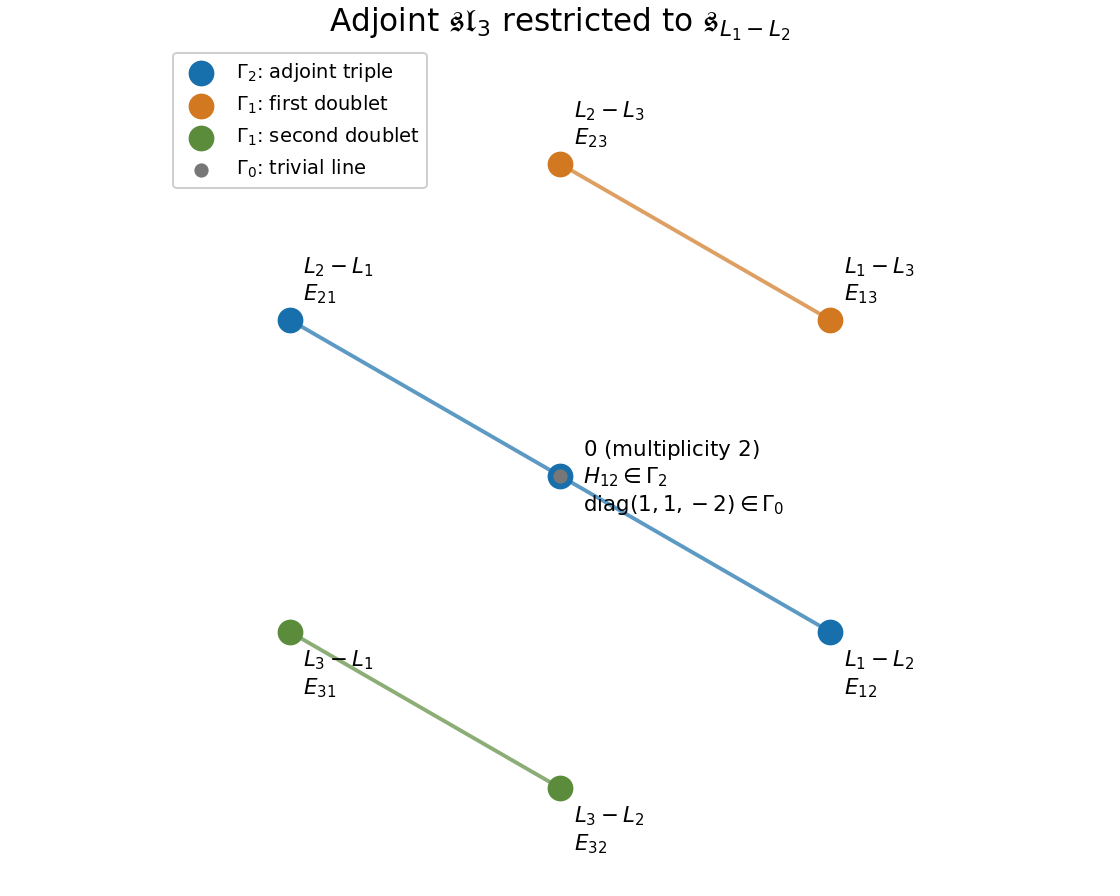

This figure's Python source:
"""Adjoint A2 weights. Output paper-1-adjoint.png to caller CWD only.
Tested: Python 3.14.4, matplotlib 3.10.7, numpy 2.3.5.
The caller's MPLCONFIGDIR is unchanged; dependencies are root pyproject entries.
"""
import matplotlib
matplotlib.use('Agg')
import matplotlib.pyplot as plt
import numpy as np
L=np.array([[1.,0.],[-.5,np.sqrt(3)/2],[-.5,-np.sqrt(3)/2]])
fig,ax=plt.subplots(figsize=(8,6.4),layout='constrained')
colors=['#176fac','#d17820','#5b8c3c','#777777']
groups=[[(0,1),(1,0)],[(0,2),(1,2)],[(2,1),(2,0)]]
labels=[r'$\Gamma_2$: adjoint triple',r'$\Gamma_1$: first doublet',r'$\Gamma_1$: second doublet']
for k,group in enumerate(groups):
    pts=np.array([L[i]-L[j] for i,j in group])
    if k==0:pts=np.vstack((pts[0],np.zeros(2),pts[1]))
    ax.plot(pts[:,0],pts[:,1],'-',color=colors[k],lw=2,alpha=.7)
    ax.scatter(pts[:,0],pts[:,1],s=150,color=colors[k],label=labels[k],zorder=3)
    for i,j in group:
        p=L[i]-L[j]
        ax.annotate(rf'$L_{i+1}-L_{j+1}$'+'\n'+rf'$E_{{{i+1}{j+1}}}$',p,
                    xytext=(7,10 if p[1]>=0 else -32),textcoords='offset points',fontsize=11)
ax.scatter([0],[0],s=40,color=colors[3],label=r'$\Gamma_0$: trivial line',zorder=4)
ax.annotate(r'$0$ (multiplicity $2$)'+'\n'+r'$H_{12}\in\Gamma_2$'+'\n'+r'$\mathrm{diag}(1,1,-2)\in\Gamma_0$',(0,0),xytext=(12,-18),textcoords='offset points',fontsize=11)
ax.set_aspect('equal');ax.set_xlim(-2.2,2.2);ax.set_ylim(-2.3,2.4)
ax.set_xticks([]);ax.set_yticks([])
ax.set_title(r'Adjoint $\mathfrak{sl}_3$ restricted to $\mathfrak{s}_{L_1-L_2}$',fontsize=16)
ax.legend(loc='upper left',fontsize=10,framealpha=.95)
for spine in ax.spines.values():spine.set_visible(False)
fig.savefig('paper-1-adjoint.png',dpi=140,facecolor='white',transparent=False)
plt.close(fig)
